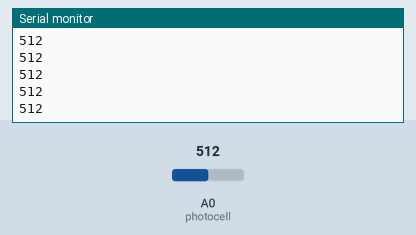
A sketch run on a simulated Arduino Uno, built with avr-gcc and run on an emulated ATmega328P. Shown: the last lines printed to the serial monitor. The test bench sets the inputs (shaded band); at power-on: A0 (photocell) = 512.

Above: at 1.2 s.
1.3 s: A0 (photocell) set to 716
At 1.32 s:
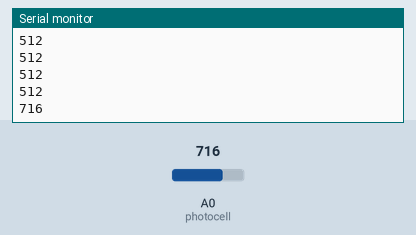
2.8 s: A0 (photocell) set to 900
At 2.83 s:
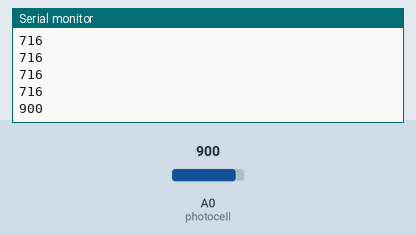
Timing chart, 0 to 5.8 s (numbered marks = the images above; inputs shaded):
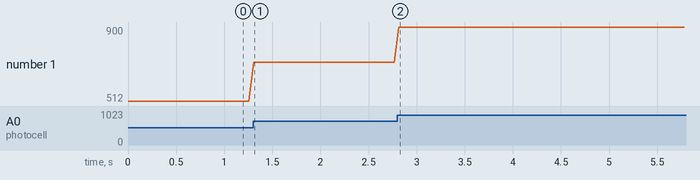

The sketch:

Arduino_PPG_Project_v1.ino
```cpp
//PPG project code
//Nathan Hung 12/23/2018

int photocell = 0; //analog pin for photo resistor
int dc_photocell = 9; //digital pin for photo resister
int smoothedVal;

void setup() {
  // put your setup code here, to run once:
  Serial.begin(9600);
}

void loop() {


  // put your main code here, to run repeatedly:
  int reading_ana = analogRead(photocell);
  Serial.println(reading_ana);

  delay(50);
}
```

Measured:
- after the input at 1.3 s, the serial monitor: prints a new line at once (image 1)
- after the input at 2.8 s, the serial monitor: prints a new line at once (image 2)
- plotted number 1: 512 → 716 after the input at 1.3 s, 716 → 900 after the input at 2.8 s
